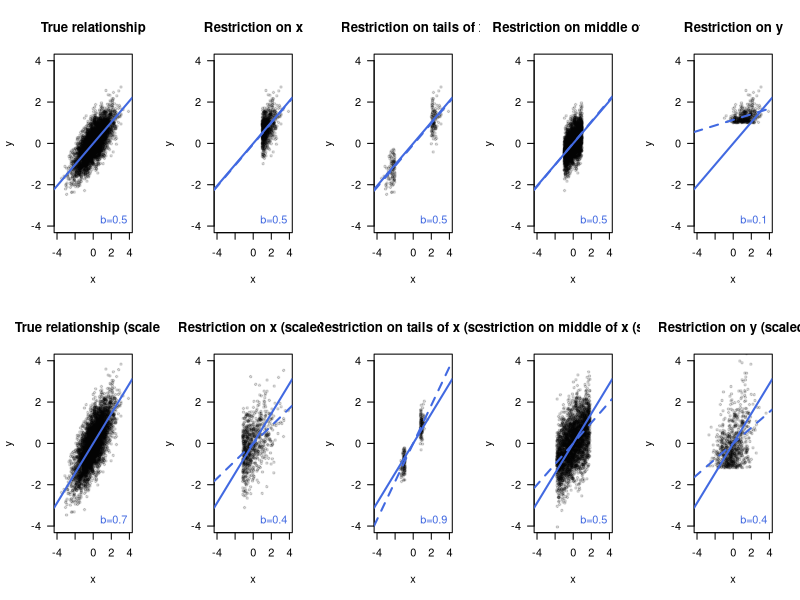

The R source for this figure:
# Range restriction
# See examples in Sackett + Yang : https://doi.org/10.1037/0021-9010.85.1.112
N = 5e3
x = rnorm(N,0,1)
y = x*0.5 + rnorm(N,0,0.5)

par(mfrow=c(2,5))
lims = c(-4,4)
plot(x,y,pch=19,cex=0.5,col="#00000025",xlim=lims,ylim=lims,las=1,main="True relationship",xlab="x",ylab="y")
reg = lm(y~x)
abline(reg,col="royalblue",lty=1,lwd=2)
legend("bottomright",legend=paste("b=",sprintf("%2.1f",reg$coef[2]),sep=''),bty="n",text.col="royalblue")

keep = x > 1
plot(x[keep],y[keep],pch=19,cex=0.5,col="#00000025",xlim=lims,ylim=lims,las=1,main="Restriction on x",xlab="x",ylab="y")
reg = lm(y~x)
abline(reg,col="royalblue",lty=1,lwd=2)
reg = lm(y[keep]~x[keep])
abline(reg,col="royalblue",lty=2,lwd=2)
legend("bottomright",legend=paste("b=",sprintf("%2.1f",reg$coef[2]),sep=''),bty="n",text.col="royalblue")

keep = x > 2 | x < -2
plot(x[keep],y[keep],pch=19,cex=0.5,col="#00000025",xlim=lims,ylim=lims,las=1,main="Restriction on tails of x",xlab="x",ylab="y")
reg = lm(y~x)
abline(reg,col="royalblue",lty=1,lwd=2)
reg = lm(y[keep]~x[keep])
abline(reg,col="royalblue",lty=2,lwd=2)
legend("bottomright",legend=paste("b=",sprintf("%2.1f",reg$coef[2]),sep=''),bty="n",text.col="royalblue")

keep = x < 1 & x > -1
plot(x[keep],y[keep],pch=19,cex=0.5,col="#00000025",xlim=lims,ylim=lims,las=1,main="Restriction on middle of x",xlab="x",ylab="y")
reg = lm(y~x)
abline(reg,col="royalblue",lty=1,lwd=2)
reg = lm(y[keep]~x[keep])
abline(reg,col="royalblue",lty=2,lwd=2)
legend("bottomright",legend=paste("b=",sprintf("%2.1f",reg$coef[2]),sep=''),bty="n",text.col="royalblue")

keep = y > 1
plot(x[keep],y[keep],pch=19,cex=0.5,col="#00000025",xlim=lims,ylim=lims,las=1,main="Restriction on y",xlab="x",ylab="y")
reg = lm(y~x)
abline(reg,col="royalblue",lty=1,lwd=2)
reg = lm(y[keep]~x[keep])
abline(reg,col="royalblue",lty=2,lwd=2)
legend("bottomright",legend=paste("b=",sprintf("%2.1f",reg$coef[2]),sep=''),bty="n",text.col="royalblue")

# --- scaled

x = scale(x)
y = scale(y)
plot(x,y,pch=19,cex=0.5,col="#00000025",xlim=lims,ylim=lims,las=1,main="True relationship (scaled)",xlab="x",ylab="y")
reg = lm(y~x)
abline(reg,col="royalblue",lty=1,lwd=2)
legend("bottomright",legend=paste("b=",sprintf("%2.1f",reg$coef[2]),sep=''),bty="n",text.col="royalblue")

keep = x > 1
plot(scale(x[keep]),scale(y[keep]),pch=19,cex=0.5,col="#00000025",xlim=lims,ylim=lims,las=1,main="Restriction on x (scaled)",xlab="x",ylab="y")
reg = lm(y~x)
abline(reg,col="royalblue",lty=1,lwd=2)
reg = lm(scale(y[keep])~scale(x[keep]) )
abline(reg,col="royalblue",lty=2,lwd=2)
legend("bottomright",legend=paste("b=",sprintf("%2.1f",reg$coef[2]),sep=''),bty="n",text.col="royalblue")

keep = x > 2 | x < -2
plot(scale(x[keep]),scale(y[keep]),pch=19,cex=0.5,col="#00000025",xlim=lims,ylim=lims,las=1,main="Restriction on tails of x (scaled)",xlab="x",ylab="y")
reg = lm(y~x)
abline(reg,col="royalblue",lty=1,lwd=2)
reg = lm(scale(y[keep])~scale(x[keep]) )
abline(reg,col="royalblue",lty=2,lwd=2)
legend("bottomright",legend=paste("b=",sprintf("%2.1f",reg$coef[2]),sep=''),bty="n",text.col="royalblue")

keep = x < 1 & x > -1
plot(scale(x[keep]),scale(y[keep]),pch=19,cex=0.5,col="#00000025",xlim=lims,ylim=lims,las=1,main="Restriction on middle of x (scaled)",xlab="x",ylab="y")
reg = lm(y~x)
abline(reg,col="royalblue",lty=1,lwd=2)
reg = lm(scale(y[keep])~scale(x[keep]) )
abline(reg,col="royalblue",lty=2,lwd=2)
legend("bottomright",legend=paste("b=",sprintf("%2.1f",reg$coef[2]),sep=''),bty="n",text.col="royalblue")

keep = y > 1
plot(scale(x[keep]),scale(y[keep]),pch=19,cex=0.5,col="#00000025",xlim=lims,ylim=lims,las=1,main="Restriction on y (scaled)",xlab="x",ylab="y")
reg = lm(y~x)
abline(reg,col="royalblue",lty=1,lwd=2)
reg = lm(scale(y[keep])~scale(x[keep]) )
abline(reg,col="royalblue",lty=2,lwd=2)
legend("bottomright",legend=paste("b=",sprintf("%2.1f",reg$coef[2]),sep=''),bty="n",text.col="royalblue")
